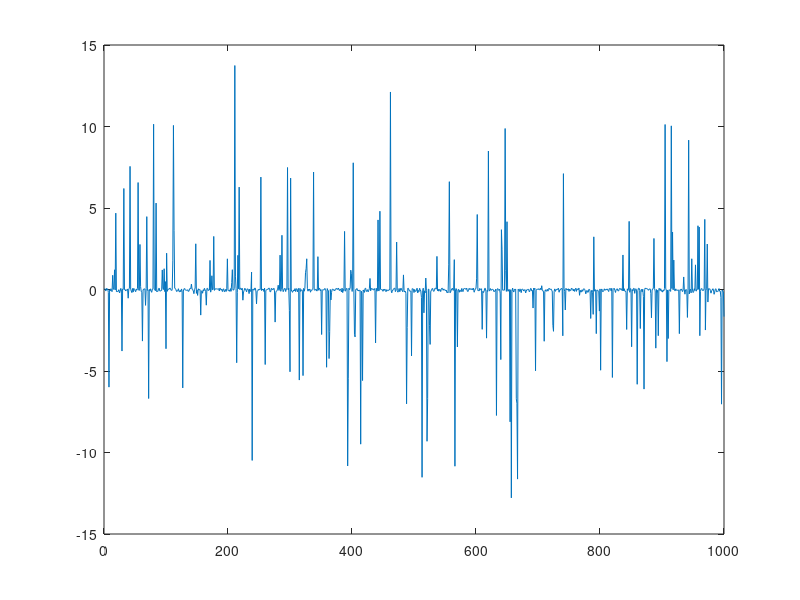

MATLAB code for this plot:
close all;
clear all;
L=1000;
noise1 = (randn(1,L))*0.1;
noise2 = (randn(1,L))*5;
noisee = noise1;
bool_map = noisee>0.09;
noisee = noisee.*(1-bool_map)+noise2.*bool_map;
plot(noisee);

